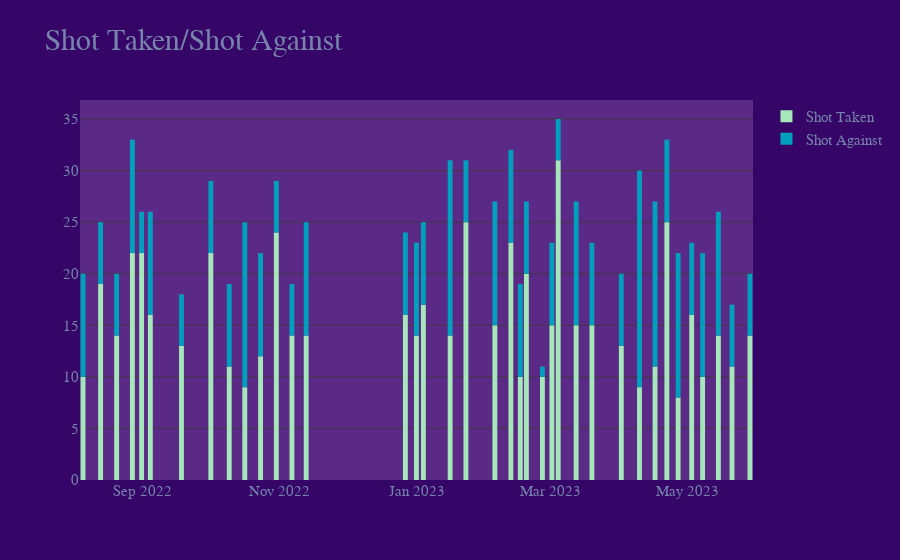

The notebook cell this image was saved under:
### Code cell
fig = go.Figure()
fig.add_trace(go.Bar(x=a_df['Datetime'], y=a_df['STPG'],
                marker_color='#a5e6ba',
                name = 'Shot Taken'
                #customdata= [['<br> Result: ' + str(a_df.loc[i,'FTR_AFC'])+'<br> Opponent:'+ str(a_df.loc[i,'opponent'])]for i in a_df.index],
                #hovertemplate='%{y}%{customdata} ')
                ))
fig.add_trace(go.Bar(x=a_df['Datetime'], y=a_df['SAPG'],
                marker_color='#009FBD',
                name = 'Shot Against',
                customdata= [['<br><br> Result: ' + str(a_df.loc[i,'FTR_AFC'])+'<br> Opponent:'+ str(a_df.loc[i,'opponent'])]for i in a_df.index],
                hovertemplate='%{y}%{customdata} ')
                )
fig.update_layout(barmode='relative',title=dict(text="Shot Taken/Shot Against", font=dict(size=30)),hovermode="x unified")
fig.update_traces(marker_line_width=0)
fig.update_yaxes(gridcolor='#413543',zeroline=False)
fig.update_layout(paper_bgcolor='#360568',plot_bgcolor='#5b2a86',font_color='#7785ac',font_size=15, font_family='arial')
fig.show()

### Figure 1 — Plotly figure (JSON) as saved in the notebook; plotly's stock layout.template omitted (floating-point values rounded to 4 significant figures)
{"data": [{"marker": {"color": "#a5e6ba", "line": {"width": 0}}, "name": "Shot Taken", "type": "bar", "x": ["2022-08-05T20:00:00", "2022-08-13T15:00:00", "2022-08-20T17:30:00", "2022-08-27T17:30:00", "2022-08-31T19:30:00", "2022-09-04T16:30:00", "2022-09-18T12:00:00", "2022-10-01T12:30:00", "2022-10-09T16:30:00", "2022-10-16T14:00:00", "2022-10-23T14:00:00", "2022-10-30T14:00:00", "2022-11-06T12:00:00", "2022-11-12T19:45:00", "2022-12-26T20:00:00", "2022-12-31T17:30:00", "2023-01-03T19:45:00", "2023-01-15T16:30:00", "2023-01-22T16:30:00", "2023-02-04T12:30:00", "2023-02-11T15:00:00", "2023-02-15T19:30:00", "2023-02-18T12:30:00", "2023-02-25T15:00:00", "2023-03-01T19:45:00", "2023-03-04T15:00:00", "2023-03-12T14:00:00", "2023-03-19T14:00:00", "2023-04-01T15:00:00", "2023-04-09T16:30:00", "2023-04-16T14:00:00", "2023-04-21T20:00:00", "2023-04-26T20:00:00", "2023-05-02T20:00:00", "2023-05-07T16:30:00", "2023-05-14T16:30:00", "2023-05-20T17:30:00", "2023-05-28T16:30:00"], "y": [10, 19, 14, 22, 22, 16, 13, 22, 11, 9, 12, 24, 14, 14, 16, 14, 17, 14, 25, 15, 23, 10, 20, 10, 15, 31, 15, 15, 13, 9, 11, 25, 8, 16, 10, 14, 11, 14]}, {"customdata": [["<br><br> Result: W<br> Opponent:Crystal Palace"], ["<br><br> Result: W<br> Opponent:Leicester"], ["<br><br> Result: W<br> Opponent:Bournemouth"], ["<br><br> Result: W<br> Opponent:Fulham"], ["<br><br> Result: W<br> Opponent:Aston Villa"], ["<br><br> Result: L<br> Opponent:Man United"], ["<br><br> Result: W<br> Opponent:Brentford"], ["<br><br> Result: W<br> Opponent:Tottenham"], ["<br><br> Result: W<br> Opponent:Liverpool"], ["<br><br> Result: W<br> Opponent:Leeds"], ["<br><br> Result: D<br> Opponent:Southampton"], ["<br><br> Result: W<br> Opponent:Nott'm Forest"], ["<br><br> Result: W<br> Opponent:Chelsea"], ["<br><br> Result: W<br> Opponent:Wolves"], ["<br><br> Result: W<br> Opponent:West Ham"], ["<br><br> Result: W<br> Opponent:Brighton"], ["<br><br> Result: D<br> Opponent:Newcastle"], ["<br><br> Result: W<br> Opponent:Tottenham"], ["<br><br> Result: W<br> Opponent:Man United"], ["<br><br> Result: L<br> Opponent:Everton"], ["<br><br> Result: D<br> Opponent:Brentford"], ["<br><br> Result: L<br> Opponent:Man City"], ["<br><br> Result: W<br> Opponent:Aston Villa"], ["<br><br> Result: W<br> Opponent:Leicester"], ["<br><br> Result: W<br> Opponent:Everton"], ["<br><br> Result: W<br> Opponent:Bournemouth"], ["<br><br> Result: W<br> Opponent:Fulham"], ["<br><br> Result: W<br> Opponent:Crystal Palace"], ["<br><br> Result: W<br> Opponent:Leeds"], ["<br><br> Result: D<br> Opponent:Liverpool"], ["<br><br> Result: D<br> Opponent:West Ham"], ["<br><br> Result: D<br> Opponent:Southampton"], ["<br><br> Result: L<br> Opponent:Man City"], ["<br><br> Result: W<br> Opponent:Chelsea"], ["<br><br> Result: W<br> Opponent:Newcastle"], ["<br><br> Result: L<br> Opponent:Brighton"], ["<br><br> Result: L<br> Opponent:Nott'm Forest"], ["<br><br> Result: W<br> Opponent:Wolves"]], "hovertemplate": "%{y}%{customdata} ", "marker": {"color": "#009FBD", "line": {"width": 0}}, "name": "Shot Against", "type": "bar", "x": ["2022-08-05T20:00:00", "2022-08-13T15:00:00", "2022-08-20T17:30:00", "2022-08-27T17:30:00", "2022-08-31T19:30:00", "2022-09-04T16:30:00", "2022-09-18T12:00:00", "2022-10-01T12:30:00", "2022-10-09T16:30:00", "2022-10-16T14:00:00", "2022-10-23T14:00:00", "2022-10-30T14:00:00", "2022-11-06T12:00:00", "2022-11-12T19:45:00", "2022-12-26T20:00:00", "2022-12-31T17:30:00", "2023-01-03T19:45:00", "2023-01-15T16:30:00", "2023-01-22T16:30:00", "2023-02-04T12:30:00", "2023-02-11T15:00:00", "2023-02-15T19:30:00", "2023-02-18T12:30:00", "2023-02-25T15:00:00", "2023-03-01T19:45:00", "2023-03-04T15:00:00", "2023-03-12T14:00:00", "2023-03-19T14:00:00", "2023-04-01T15:00:00", "2023-04-09T16:30:00", "2023-04-16T14:00:00", "2023-04-21T20:00:00", "2023-04-26T20:00:00", "2023-05-02T20:00:00", "2023-05-07T16:30:00", "2023-05-14T16:30:00", "2023-05-20T17:30:00", "2023-05-28T16:30:00"], "y": [10, 6, 6, 11, 4, 10, 5, 7, 8, 16, 10, 5, 5, 11, 8, 9, 8, 17, 6, 12, 9, 9, 7, 1, 8, 4, 12, 8, 7, 21, 16, 8, 14, 7, 12, 12, 6, 6]}], "layout": {"barmode": "relative", "font": {"color": "#7785ac", "family": "arial", "size": 15}, "hovermode": "x unified", "paper_bgcolor": "#360568", "plot_bgcolor": "#5b2a86", "title": {"font": {"size": 30}, "text": "Shot Taken/Shot Against"}, "yaxis": {"gridcolor": "#413543", "zeroline": false}}}
